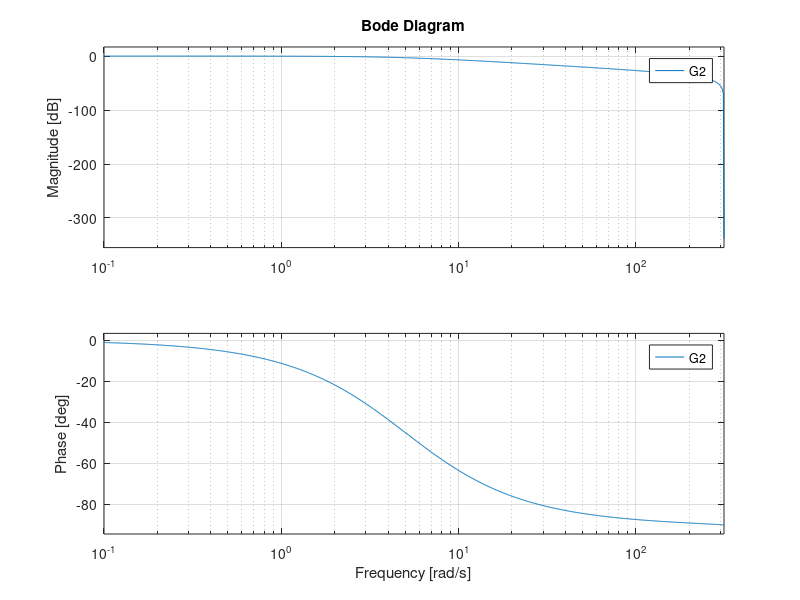

MATLAB code for this plot:
s=tf('s');

w=5
F1=w/(s+w);
bode(F1)

dts=0.01;
G1=c2d(F1,dts)
bode(G1)

z=tf('z',dts);

G2=w*dts*(z+1)/(z*(2+w*dts)+(w*dts-2));
minreal(G2)
bode(G2)

